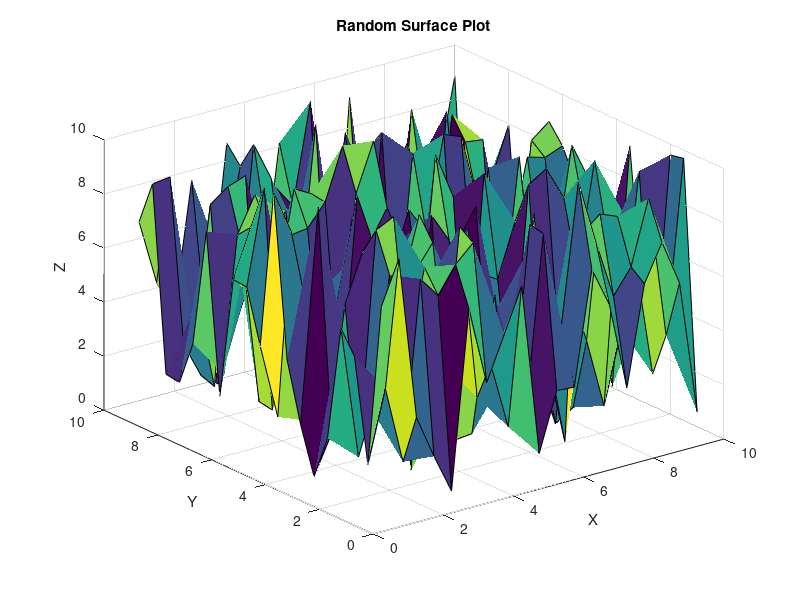

Reproduce this figure in MATLAB.
% Day 043: Random Surface Plot
[X, Y] = meshgrid(1:0.5:10, 1:0.5:10);
Z = rand(size(X)) * 10;
surf(X, Y, Z);
title('Random Surface Plot');
xlabel('X'); ylabel('Y'); zlabel('Z');
